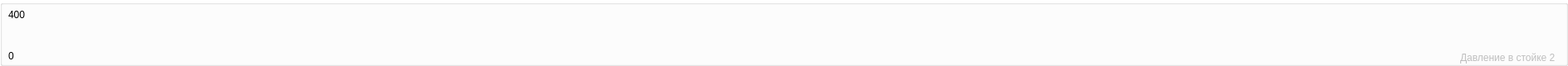
         <widget class="QGroupBox" name="groupBox4">
          <property name="sizePolicy">
           <sizepolicy hsizetype="Preferred" vsizetype="Maximum">
            <horstretch>0</horstretch>
            <verstretch>0</verstretch>
           </sizepolicy>
          </property>
          <property name="minimumSize">
           <size>
            <width>0</width>
            <height>80</height>
           </size>
          </property>
          <property name="maximumSize">
           <size>
            <width>1890</width>
            <height>80</height>
           </size>
          </property>
          <property name="styleSheet">
           <string notr="true">QGroupBox{
                        background-color: #fff;
                        }</string>
          </property>
          <property name="title">
           <string/>
          </property>
          <widget class="QLabel" name="label_7">
           <property name="geometry">
            <rect>
             <x>10</x>
             <y>10</y>
             <width>28</width>
             <height>16</height>
            </rect>
           </property>
           <property name="sizePolicy">
            <sizepolicy hsizetype="Maximum" vsizetype="Maximum">
             <horstretch>0</horstretch>
             <verstretch>0</verstretch>
            </sizepolicy>
           </property>
           <property name="text">
            <string>400</string>
           </property>
          </widget>
          <widget class="QLabel" name="label_24">
           <property name="geometry">
            <rect>
             <x>10</x>
             <y>60</y>
             <width>28</width>
             <height>16</height>
            </rect>
           </property>
           <property name="sizePolicy">
            <sizepolicy hsizetype="Maximum" vsizetype="Maximum">
             <horstretch>0</horstretch>
             <verstretch>0</verstretch>
            </sizepolicy>
           </property>
           <property name="text">
            <string>0</string>
           </property>
          </widget>
          <widget class="QLabel" name="label_27">
           <property name="geometry">
            <rect>
             <x>1850</x>
             <y>30</y>
             <width>31</width>
             <height>21</height>
            </rect>
           </property>
           <property name="text">
            <string/>
           </property>
           <property name="pixmap">
            <pixmap>../../image/img tools/prop_pressure_2.png</pixmap>
           </property>
          </widget>
          <widget class="QLabel" name="pressure_st2_label">
           <property name="enabled">
            <bool>false</bool>
           </property>
           <property name="geometry">
            <rect>
             <x>1760</x>
             <y>60</y>
             <width>120</width>
             <height>20</height>
            </rect>
           </property>
           <property name="text">
            <string>Давление в стойке 2 </string>
           </property>
          </widget>
          <widget class="QWidget" name="layoutWidget">
           <property name="geometry">
            <rect>
             <x>50</x>
             <y>10</y>
             <width>1781</width>
             <height>61</height>
            </rect>
           </property>
           <layout class="QHBoxLayout" name="layout_400">
            <property name="spacing">
             <number>0</number>
            </property>
           </layout>
          </widget>
          <zorder>layoutWidget</zorder>
          <zorder>pressure_st2_label</zorder>
          <zorder>label_7</zorder>
          <zorder>label_24</zorder>
          <zorder>label_27</zorder>
         </widget>
